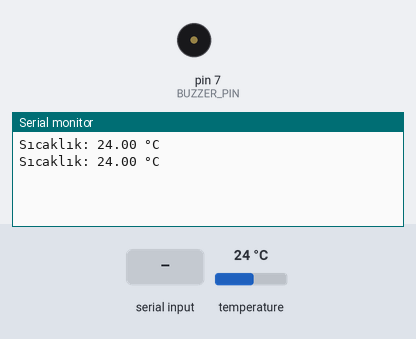
Bench run of a sketch on a simulated Arduino Uno, built with avr-gcc and run on an emulated ATmega328P. Shown: buzzer (waves = sounding, pin HIGH), the last lines printed to the serial monitor. The test bench sets the inputs (shaded band); at power-on: temperature 24 °C.

Above: at 3.3 s.
3.4 s: "b0" received over the second serial link
At 4.8 s:
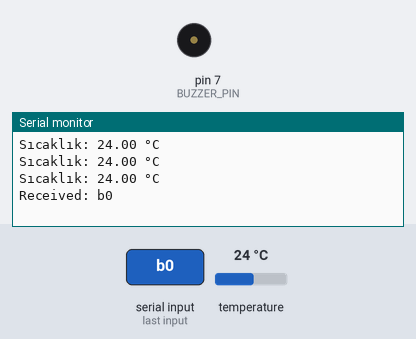
5.9 s: "1" received over the second serial link
At 6.7 s:
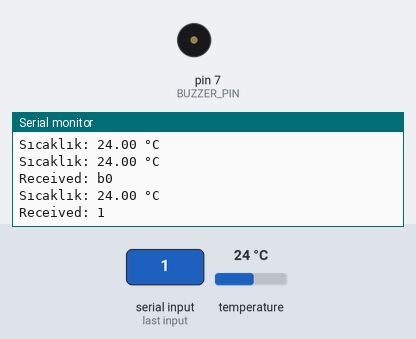

The sketch:

nextion_buton_sensorVerisi_anlik.ino
```cpp
#include <OneWire.h>
#include <DallasTemperature.h>
#include <SoftwareSerial.h>  // SoftwareSerial kütüphanesini dahil edin

#define ONE_WIRE_BUS 8
#define RX_PIN 10 // Nextion ekranının TX pinine bağlanacak Arduino pini
#define TX_PIN 11  // Nextion ekranının RX pinine bağlanacak Arduino pini
#define BUZZER_PIN 7 // Buzzer pinini tanımlayın

OneWire oneWire(ONE_WIRE_BUS);
DallasTemperature sensors(&oneWire);
SoftwareSerial nextion(RX_PIN, TX_PIN);  // SoftwareSerial nesnesini oluşturun

int manualTemperature = 0; // Başlangıç değeri

void setup() {
  Serial.begin(9600);        // Arduino seri iletişimi başlat
  nextion.begin(9600);       // Nextion ekranı ile seri iletişim başlat
  sensors.begin();
  pinMode(BUZZER_PIN, OUTPUT); // Buzzer pinini çıkış olarak ayarla
}

void loop() {
  sensors.requestTemperatures();

  float temperatureC = sensors.getTempCByIndex(0);

  if (temperatureC == -127.00) {
    Serial.println("Hata: Sensör okunamadı!");
    nextion.print("t0.txt=\"Hata\"");
    nextion.write(0xff);   // Nextion komutu bitirme karakterleri
    nextion.write(0xff);
    nextion.write(0xff);

    nextion.print("j0.val=0");
    nextion.write(0xff);
    nextion.write(0xff);
    nextion.write(0xff);
  } else {
    Serial.print("Sıcaklık: ");
    Serial.print(temperatureC);
    Serial.println(" °C");

    // Nextion ekranına sıcaklık verisini gönder
    String tempStr = "t0.txt=\"" + String(temperatureC) + " ";
    nextion.print(tempStr);
    nextion.write(176);   // Derece sembolü için ASCII değeri
    nextion.print("C\"");
    nextion.write(0xff);   // Nextion komutu bitirme karakterleri
    nextion.write(0xff);
    nextion.write(0xff);

    // Progress bar değerini ayarla
    int progressValue = map(temperatureC, 0, 100, 0, 100); // Sıcaklığı 0-100 aralığına eşle
    String progressStr = "j0.val=" + String(progressValue);
    nextion.print(progressStr);
    nextion.write(0xff);
    nextion.write(0xff);
    nextion.write(0xff);
  }

  // Manuel sıcaklık değeri
  if (nextion.available()) {
    String receivedData = "";
    while (nextion.available()) {
      receivedData += char(nextion.read());
    }

    Serial.print("Received: ");
    Serial.println(receivedData);

    if (receivedData.indexOf("b0") != -1) {
      manualTemperature++;
    } else if (receivedData.indexOf("b1") != -1) {
      manualTemperature--;
    } else if (receivedData.indexOf("b3") != -1) {
      manualTemperature = 0;
    }

    // Manuel sıcaklık değeri güncelleme
    String manualTempStr = "t1.txt=\"" + String(manualTemperature) + " ";
    nextion.print(manualTempStr);
    nextion.write(176); // Derece sembolü için ASCII değeri
    nextion.print("C\"");
    nextion.write(0xff);
    nextion.write(0xff);
    nextion.write(0xff);

    // 30°C'yi geçtiğinde buzzer çalıştır
    if (manualTemperature >= 10) {
      digitalWrite(BUZZER_PIN, HIGH);
    } else {
      digitalWrite(BUZZER_PIN, LOW);
    }
  }

  delay(1000);
}
```

Measured:
- after the input at 3.4 s, the serial monitor: prints a new line after 1.0 s (image 1)
- after the input at 5.9 s, the serial monitor: prints a new line after 0.33 s (image 2)
